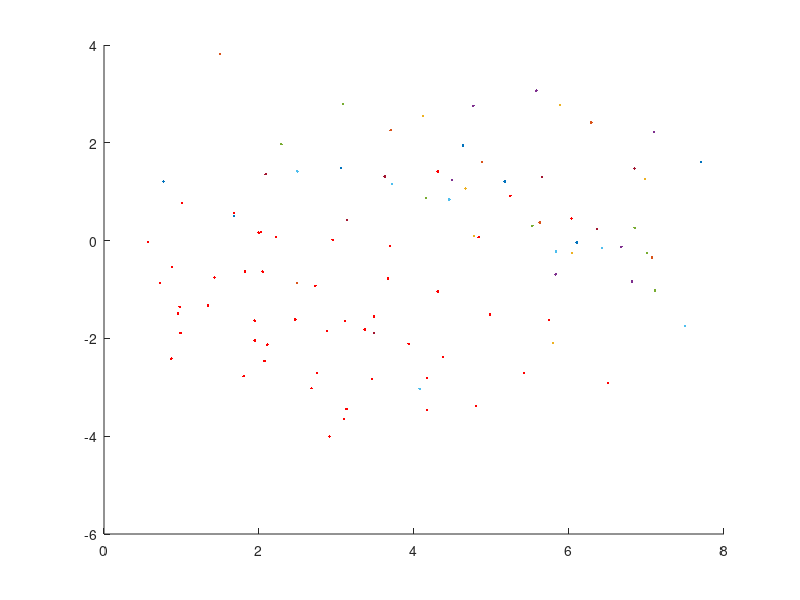

Write the MATLAB code that produced this figure. (Note: this script raises an error after producing the figure.)
%{
 TBD:       w and b
 Given:     (multi)set D = {xi, yi} (the training data), (n elements)
            where xi is a vector in d-dimensional space
            and  yi is ±1 depending in group it belongs in
            
            We simply represent that multiset as X[n][d] and Y[n] 
%}

% Load data and assign fine names to variables
load('excercise1');
X = train_data;
Y = train_label;
clear train_data train_label;
[n, d] = size(X);

% Plot on a graph
hold on
for i = 1:n
    if Y(i) > 0
        plot(X(i,1),X(i,2),'.')
    else
        plot(X(i,1),X(i,2),'r.')
    end
end

for i = -2:0
    C = 10^i;

    % Solve optimization problem
    cvx_begin
        variable xi(n)
        variable w(d)
        variable b 
        dual variables alpha rho
        minimize ( norm(w)/2 + C*sum(xi) )
        subject to
            alpha : Y.*(w'*X' - b)' >= 1 - xi;
            rho   : xi >= 0;
    cvx_end

    hold on
    x = [0 8];
    y = (b-w(1)*x)/w(2);
    plot(x,y, 'color', [(i+2)/2 (-i)/2 0])
    hold off

end